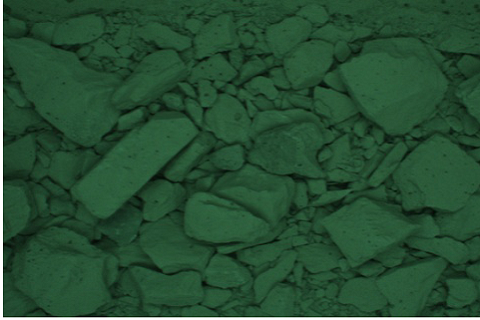
#> input picture Code/TestDemo/data/processing/images/1.jpg, 480 x 320 px, found by its file name
$ python jpg2png8.py
#> lines starting #> are read from the running program, lines starting #| are printed output that depends on the picture
import cv2
import os
import glob


# [81 lines left out: functions myRename, del_file, jpg2png, togrey, png28, not called in this run]

'''
传入图片的路径imgPath，将jpg图片转成8位的灰度图，先不输出到传入图片所在路径了，
直接返回一个图片的numpy数组
'''
def SingleImageTransform(imgPath):
	# imgPath = "C:/Users\Keen\Desktop\Project\Github\Minner\Code\TestDemo\data\processing\images/1.jpg";
	savePath = imgPath.split('.')[0] # "C:/Users\Keen\Desktop\Project\Github\Minner\Code\TestDemo\data\processing\images/1"
	# 读取进来
	img = cv2.imread(imgPath)
#> img is the input picture: shape (320, 480, 3); mean B, G, R 50.7, 78.2, 38.3
	# 转换为8位
	try:
		img = cv2.cvtColor(img, cv2.COLOR_BGR2GRAY)
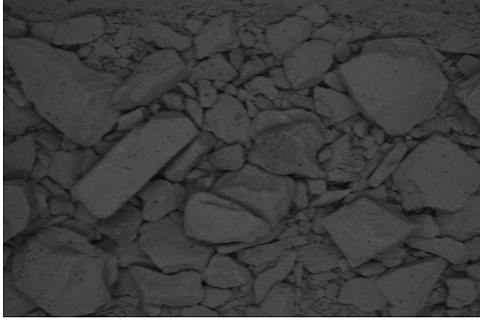
#> img: shape (320, 480); min 0, max 255, mean 63.1
	# cv2.imwrite(os.path.join(outdir, os.path.basename(img)), dst)
	except Exception as e:
		print(e)
	# [11 lines of commented-out code are left out]
	return img

if __name__ == "__main__":
	# [6 lines of commented-out code are left out]
	imgPath = "C:/Users\Keen\Desktop\Project\Github\Minner\Code\TestDemo\data\processing\images/1.jpg"
	# [18 lines of commented-out code are left out]
	SingleImageTransform(imgPath)
